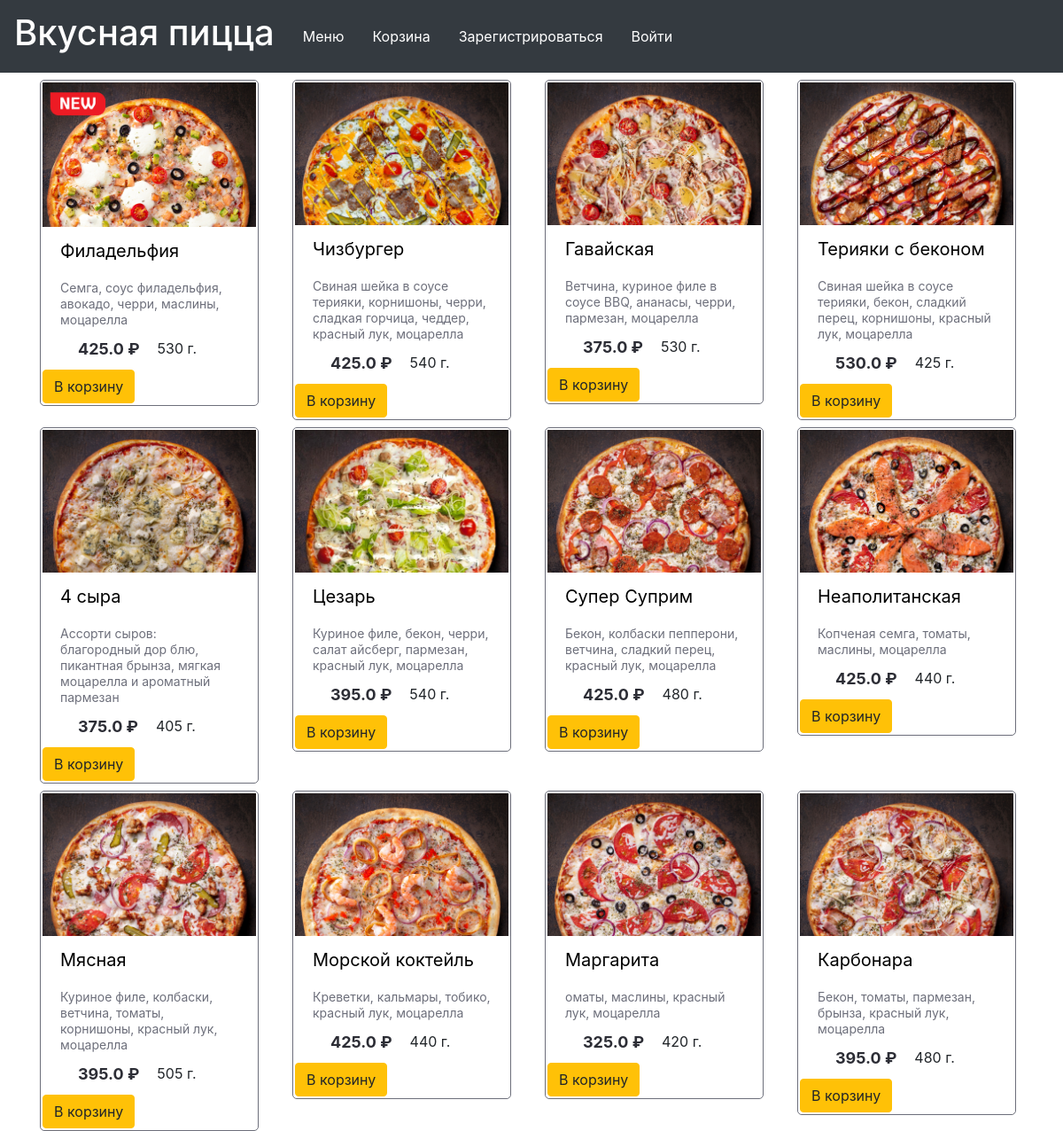
The page / on the database its author committed.
### data/pizza.py (models this page shows, shortened)
class Pizza(SqlAlchemyBase):
    __tablename__ = 'pizza'
    id = sqlalchemy.Column(sqlalchemy.Integer, primary_key=True, autoincrement=True)
    title = sqlalchemy.Column(sqlalchemy.String, nullable=True)
    description = sqlalchemy.Column(sqlalchemy.String, nullable=True)
    weight = sqlalchemy.Column(sqlalchemy.Integer, nullable=True)
    cost = sqlalchemy.Column(sqlalchemy.Float, nullable=True)
    image = sqlalchemy.Column(sqlalchemy.String, nullable=True)
    orders = relationship("Association", back_populates="pizza")

### main.py (the view)
@app.route("/")
def index():
    if 'basket' not in session:
        session['basket'] = json.dumps({})
    db_sess = db_session.create_session()
    pizza = db_sess.query(Pizza).all()
    if 'basket' in session:
        basket = json.loads(session['basket'])
    else:
        basket = {}
    return render_template("index.html", pizzas=pizza,
                           title='Вкусная пицца',
                           basket=basket)

### data/db_session.py (called while the page is built)
def create_session() -> Session:
    global __factory
    return __factory()

### templates/index.html (shortened to what this page needs)
{% extends "base.html" %}
{% block content %}
    <div class="catalog">
        <div class="row is-flex" style="justify-content: center;">
            {% for pizza in pizzas %}
                <div class="product col-12 col-sm-6 col-md-4 col-lg-3 col-xl-3">
                    <div class="product-container">
                        <div class="product-main">
                            <img alt="фото" class="d-block w-100" src="{{ url_for('static', filename=pizza.image) }}">						</a>
                            <div class="product-name">
                                <p>{{ pizza.title }}</p>
                            </div>
                            <div class="product-description">{{ pizza.description }}</div>
                            <div class="product-item">
                                <div class="product-item-price">
                                    {{ pizza.cost }}<span>&nbsp;₽</span>
                                </div>
                                <div class="product-item-dimension">
                                    {{ pizza.weight }} г.
                                </div>
                            </div>
                            <div class="buttons">
                                {% if current_user.is_authenticated and current_user.role == 'manager'  %}
                                    <a href="/edit_product/{{ pizza.id }}" class="btn btn-warning">Редактировать</a>
                                    <a href="/product_delete/{{ pizza.id }}" class="btn btn-danger">Удалить</a>
                                {% else %}
                                    {% if pizza.id|string in basket %}
                                        <a href="/del_basket/{{ pizza.id }}" class="btn btn-warning">Удалить из корзины</a>
                                    {% else %}
                                        <a href="/add_basket/{{ pizza.id }}" class="btn btn-warning">В корзину</a>
                                    {% endif %}
                                {% endif %}
                            </div>
                        </div>
                    </div>
                </div>
            {% endfor %}
        </div>
    </div>
{% endblock %}

### templates/base.html (shortened to what this page needs)
<!DOCTYPE html>
<html lang="en">
<head>
    <link rel="stylesheet" href="https://stackpath.bootstrapcdn.com/bootstrap/4.4.1/css/bootstrap.min.css"
>
    <link rel="stylesheet" type="text/css" href="../static/css/style.css"/>
</head>
<body>
<header>
    <nav class="navbar navbar-expand navbar-dark bg-dark">
        <a class="navbar-brand" href="/"><h1>Вкусная пицца</h1></a>
        <a class="nav-link" href="/">Меню</a>
        {% if current_user.is_authenticated %}
            {% if current_user.role == "manager" %}
                <a class="nav-link" href="/orders">Заказы</a>
                <a class="nav-link" href="list-user">Пользователи</a>
            {% else %}
                <a class="nav-link" href="/basket">Корзина</a>
            {% endif %}
        <a href="/edituser" class="user-name">{{ current_user.name }}</a>
        <a class="nav-link" href="/logout">Выйти</a>
        {% else %}
            <a class="nav-link" href="/basket">Корзина</a>
            <a class="nav-link" href="/register">Зарегистрироваться</a>
            <a class="nav-link" href="/login">Войти</a>
        {% endif %}
    </nav>
</header>
<main role="main" class="container">
    {% block content %}{% endblock %}
</main>
</body>
</html>

### static/css/style.css (style rules this page uses)
nav a { color: #fff; }
.catalog .product .product-container { margin: 8px 8px 0 0; }
.product-name { font-size: 20px; color: #000; padding: 12px 20px 2px 20px; }
.product-description { font-size: 14px; color: #6d6f7b; padding: 0 20px 0 20px; line-height: 18px; }
.product-item-price { color: #2c2d35; font-weight: bold; font-size: 18px; white-space: nowrap; padding: 0 20px 0 20px; }
.product-item { min-height: 30px; display: flex; flex-direction: row; align-items: center; padding: 5px 0 5px 0; margin: 0 20px 0 20px; min-height: 47px; }
.product-container { border: solid 1px #6d6f7b; border-radius: 5px; padding: 2px; }

### rows shown on the page
Pizza: image (picture), title "Филадельфия", description "Семга, соус филадельфия, авокадо, черри, маслины, моцарелла", cost "425.0", weight "530"
Pizza: image (picture), title "Чизбургер", description "Свиная шейка в соусе терияки, корнишоны, черри, сладкая горчица, чеддер, красный лук, моцарелла", cost "425.0", weight "540"
Pizza: image (picture), title "Гавайская", description "Ветчина, куриное филе в соусе BBQ, ананасы, черри, пармезан, моцарелла", cost "375.0", weight "530"
Pizza: image (picture), title "Терияки с беконом", description "Свиная шейка в соусе терияки, бекон, сладкий перец, корнишоны, красный лук, моцарелла", cost "530.0", weight "425"
Pizza: image (picture), title "4 сыра", description "Ассорти сыров: благородный дор блю, пикантная брынза, мягкая моцарелла и ароматный пармезан", cost "375.0", weight "405"
Pizza: image (picture), title "Цезарь", description "Куриное филе, бекон, черри, салат айсберг, пармезан, красный лук, моцарелла", cost "395.0", weight "540"
Pizza: image (picture), title "Супер Суприм", description "Бекон, колбаски пепперони, ветчина, сладкий перец, красный лук, моцарелла", cost "425.0", weight "480"
Pizza: image (picture), title "Неаполитанская", description "Копченая семга, томаты, маслины, моцарелла", cost "425.0", weight "440"
Pizza: image (picture), title "Мясная", description "Куриное филе, колбаски, ветчина, томаты, корнишоны, красный лук, моцарелла", cost "395.0", weight "505"
Pizza: image (picture), title "Морской коктейль", description "Креветки, кальмары, тобико, красный лук, моцарелла", cost "425.0", weight "440"
Pizza: image (picture), title "Маргарита", description "оматы, маслины, красный лук, моцарелла", cost "325.0", weight "420"
Pizza: image (picture), title "Карбонара", description "Бекон, томаты, пармезан, брынза, красный лук, моцарелла", cost "395.0", weight "480"
